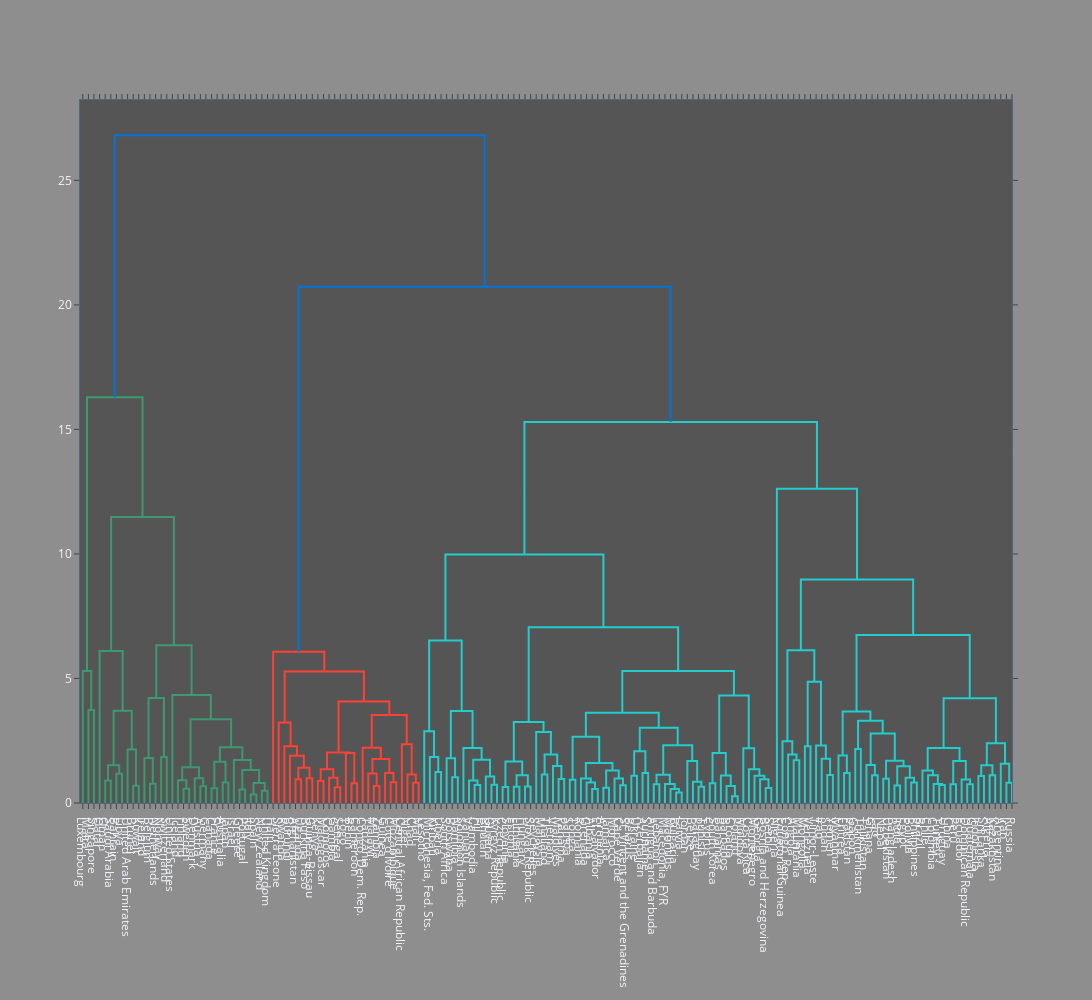

Notebook code cell kept with this figure:
### Code cell
fig = ff.create_dendrogram(X,
                           labels=X.index,
                           linkagefun=lambda x: linkage(x, method='ward'))
fig.update_layout(width=1200, height=1000)
fig.show()

### Figure 1 — Plotly figure (JSON) as saved in the notebook; plotly's stock layout.template omitted (floating-point values rounded to 4 significant figures; data arrays with more than 128 entries replaced by an {"elided": "..."} marker saying what was removed)
{"data": [{"hoverinfo": "text", "marker": {"color": "rgb(61,153,112)"}, "mode": "lines", "type": "scatter", "x": [15, 15, 25, 25], "xaxis": "x", "y": [0, 3.736, 3.736, 0], "yaxis": "y"}, {"hoverinfo": "text", "marker": {"color": "rgb(61,153,112)"}, "mode": "lines", "type": "scatter", "x": [5, 5, 20, 20], "xaxis": "x", "y": [0, 5.296, 5.296, 3.736], "yaxis": "y"}, {"hoverinfo": "text", "marker": {"color": "rgb(61,153,112)"}, "mode": "lines", "type": "scatter", "x": [45, 45, 55, 55], "xaxis": "x", "y": [0, 0.9043, 0.9043, 0], "yaxis": "y"}, {"hoverinfo": "text", "marker": {"color": "rgb(61,153,112)"}, "mode": "lines", "type": "scatter", "x": [65, 65, 75, 75], "xaxis": "x", "y": [0, 1.17, 1.17, 0], "yaxis": "y"}, {"hoverinfo": "text", "marker": {"color": "rgb(61,153,112)"}, "mode": "lines", "type": "scatter", "x": [50, 50, 70, 70], "xaxis": "x", "y": [0.9043, 1.518, 1.518, 1.17], "yaxis": "y"}, {"hoverinfo": "text", "marker": {"color": "rgb(61,153,112)"}, "mode": "lines", "type": "scatter", "x": [95, 95, 105, 105], "xaxis": "x", "y": [0, 0.6884, 0.6884, 0], "yaxis": "y"}, {"hoverinfo": "text", "marker": {"color": "rgb(61,153,112)"}, "mode": "lines", "type": "scatter", "x": [85, 85, 100, 100], "xaxis": "x", "y": [0, 2.152, 2.152, 0.6884], "yaxis": "y"}, {"hoverinfo": "text", "marker": {"color": "rgb(61,153,112)"}, "mode": "lines", "type": "scatter", "x": [60, 60, 92.5, 92.5], "xaxis": "x", "y": [1.518, 3.701, 3.701, 2.152], "yaxis": "y"}, {"hoverinfo": "text", "marker": {"color": "rgb(61,153,112)"}, "mode": "lines", "type": "scatter", "x": [35, 35, 76.25, 76.25], "xaxis": "x", "y": [0, 6.101, 6.101, 3.701], "yaxis": "y"}, {"hoverinfo": "text", "marker": {"color": "rgb(61,153,112)"}, "mode": "lines", "type": "scatter", "x": [125, 125, 135, 135], "xaxis": "x", "y": [0, 0.7772, 0.7772, 0], "yaxis": "y"}, {"hoverinfo": "text", "marker": {"color": "rgb(61,153,112)"}, "mode": "lines", "type": "scatter", "x": [115, 115, 130, 130], "xaxis": "x", "y": [0, 1.809, 1.809, 0.7772], "yaxis": "y"}, {"hoverinfo": "text", "marker": {"color": "rgb(61,153,112)"}, "mode": "lines", "type": "scatter", "x": [145, 145, 155, 155], "xaxis": "x", "y": [0, 1.85, 1.85, 0], "yaxis": "y"}, {"hoverinfo": "text", "marker": {"color": "rgb(61,153,112)"}, "mode": "lines", "type": "scatter", "x": [122.5, 122.5, 150, 150], "xaxis": "x", "y": [1.809, 4.22, 4.22, 1.85], "yaxis": "y"}, {"hoverinfo": "text", "marker": {"color": "rgb(61,153,112)"}, "mode": "lines", "type": "scatter", "x": [185, 185, 195, 195], "xaxis": "x", "y": [0, 0.5688, 0.5688, 0], "yaxis": "y"}, {"hoverinfo": "text", "marker": {"color": "rgb(61,153,112)"}, "mode": "lines", "type": "scatter", "x": [175, 175, 190, 190], "xaxis": "x", "y": [0, 0.9156, 0.9156, 0.5688], "yaxis": "y"}, {"hoverinfo": "text", "marker": {"color": "rgb(61,153,112)"}, "mode": "lines", "type": "scatter", "x": [215, 215, 225, 225], "xaxis": "x", "y": [0, 0.6748, 0.6748, 0], "yaxis": "y"}, {"hoverinfo": "text", "marker": {"color": "rgb(61,153,112)"}, "mode": "lines", "type": "scatter", "x": [205, 205, 220, 220], "xaxis": "x", "y": [0, 0.9961, 0.9961, 0.6748], "yaxis": "y"}, {"hoverinfo": "text", "marker": {"color": "rgb(61,153,112)"}, "mode": "lines", "type": "scatter", "x": [182.5, 182.5, 212.5, 212.5], "xaxis": "x", "y": [0.9156, 1.436, 1.436, 0.9961], "yaxis": "y"}, {"hoverinfo": "text", "marker": {"color": "rgb(61,153,112)"}, "mode": "lines", "type": "scatter", "x": [235, 235, 245, 245], "xaxis": "x", "y": [0, 0.5903, 0.5903, 0], "yaxis": "y"}, {"hoverinfo": "text", "marker": {"color": "rgb(61,153,112)"}, "mode": "lines", "type": "scatter", "x": [255, 255, 265, 265], "xaxis": "x", "y": [0, 0.8187, 0.8187, 0], "yaxis": "y"}, {"hoverinfo": "text", "marker": {"color": "rgb(61,153,112)"}, "mode": "lines", "type": "scatter", "x": [240, 240, 260, 260], "xaxis": "x", "y": [0.5903, 1.652, 1.652, 0.8187], "yaxis": "y"}, {"hoverinfo": "text", "marker": {"color": "rgb(61,153,112)"}, "mode": "lines", "type": "scatter", "x": [285, 285, 295, 295], "xaxis": "x", "y": [0, 0.5441, 0.5441, 0], "yaxis": "y"}, {"hoverinfo": "text", "marker": {"color": "rgb(61,153,112)"}, "mode": "lines", "type": "scatter", "x": [305, 305, 315, 315], "xaxis": "x", "y": [0, 0.3459, 0.3459, 0], "yaxis": "y"}, {"hoverinfo": "text", "marker": {"color": "rgb(61,153,112)"}, "mode": "lines", "type": "scatter", "x": [325, 325, 335, 335], "xaxis": "x", "y": [0, 0.4943, 0.4943, 0], "yaxis": "y"}, {"hoverinfo": "text", "marker": {"color": "rgb(61,153,112)"}, "mode": "lines", "type": "scatter", "x": [310, 310, 330, 330], "xaxis": "x", "y": [0.3459, 0.8, 0.8, 0.4943], "yaxis": "y"}, {"hoverinfo": "text", "marker": {"color": "rgb(61,153,112)"}, "mode": "lines", "type": "scatter", "x": [290, 290, 320, 320], "xaxis": "x", "y": [0.5441, 1.32, 1.32, 0.8], "yaxis": "y"}, {"hoverinfo": "text", "marker": {"color": "rgb(61,153,112)"}, "mode": "lines", "type": "scatter", "x": [275, 275, 305, 305], "xaxis": "x", "y": [0, 1.731, 1.731, 1.32], "yaxis": "y"}, {"hoverinfo": "text", "marker": {"color": "rgb(61,153,112)"}, "mode": "lines", "type": "scatter", "x": [250, 250, 290, 290], "xaxis": "x", "y": [1.652, 2.243, 2.243, 1.731], "yaxis": "y"}, {"hoverinfo": "text", "marker": {"color": "rgb(61,153,112)"}, "mode": "lines", "type": "scatter", "x": [197.5, 197.5, 270, 270], "xaxis": "x", "y": [1.436, 3.365, 3.365, 2.243], "yaxis": "y"}, {"hoverinfo": "text", "marker": {"color": "rgb(61,153,112)"}, "mode": "lines", "type": "scatter", "x": [165, 165, 233.8, 233.8], "xaxis": "x", "y": [0, 4.338, 4.338, 3.365], "yaxis": "y"}, {"hoverinfo": "text", "marker": {"color": "rgb(61,153,112)"}, "mode": "lines", "type": "scatter", "x": [136.2, 136.2, 199.4, 199.4], "xaxis": "x", "y": [4.22, 6.337, 6.337, 4.338], "yaxis": "y"}, {"hoverinfo": "text", "marker": {"color": "rgb(61,153,112)"}, "mode": "lines", "type": "scatter", "x": [55.62, 55.62, 167.8, 167.8], "xaxis": "x", "y": [6.101, 11.48, 11.48, 6.337], "yaxis": "y"}, {"hoverinfo": "text", "marker": {"color": "rgb(61,153,112)"}, "mode": "lines", "type": "scatter", "x": [12.5, 12.5, 111.7, 111.7], "xaxis": "x", "y": [5.296, 16.29, 16.29, 11.48], "yaxis": "y"}, {"hoverinfo": "text", "marker": {"color": "rgb(255,65,54)"}, "mode": "lines", "type": "scatter", "x": [385, 385, 395, 395], "xaxis": "x", "y": [0, 0.9555, 0.9555, 0], "yaxis": "y"}, {"hoverinfo": "text", "marker": {"color": "rgb(255,65,54)"}, "mode": "lines", "type": "scatter", "x": [405, 405, 415, 415], "xaxis": "x", "y": [0, 0.9946, 0.9946, 0], "yaxis": "y"}, {"hoverinfo": "text", "marker": {"color": "rgb(255,65,54)"}, "mode": "lines", "type": "scatter", "x": [390, 390, 410, 410], "xaxis": "x", "y": [0.9555, 1.416, 1.416, 0.9946], "yaxis": "y"}, {"hoverinfo": "text", "marker": {"color": "rgb(255,65,54)"}, "mode": "lines", "type": "scatter", "x": [375, 375, 400, 400], "xaxis": "x", "y": [0, 1.894, 1.894, 1.416], "yaxis": "y"}, {"hoverinfo": "text", "marker": {"color": "rgb(255,65,54)"}, "mode": "lines", "type": "scatter", "x": [365, 365, 387.5, 387.5], "xaxis": "x", "y": [0, 2.275, 2.275, 1.894], "yaxis": "y"}, {"hoverinfo": "text", "marker": {"color": "rgb(255,65,54)"}, "mode": "lines", "type": "scatter", "x": [355, 355, 376.2, 376.2], "xaxis": "x", "y": [0, 3.232, 3.232, 2.275], "yaxis": "y"}, {"hoverinfo": "text", "marker": {"color": "rgb(255,65,54)"}, "mode": "lines", "type": "scatter", "x": [425, 425, 435, 435], "xaxis": "x", "y": [0, 0.8871, 0.8871, 0], "yaxis": "y"}, {"hoverinfo": "text", "marker": {"color": "rgb(255,65,54)"}, "mode": "lines", "type": "scatter", "x": [455, 455, 465, 465], "xaxis": "x", "y": [0, 0.6275, 0.6275, 0], "yaxis": "y"}, {"hoverinfo": "text", "marker": {"color": "rgb(255,65,54)"}, "mode": "lines", "type": "scatter", "x": [445, 445, 460, 460], "xaxis": "x", "y": [0, 1.017, 1.017, 0.6275], "yaxis": "y"}, {"hoverinfo": "text", "marker": {"color": "rgb(255,65,54)"}, "mode": "lines", "type": "scatter", "x": [430, 430, 452.5, 452.5], "xaxis": "x", "y": [0.8871, 1.359, 1.359, 1.017], "yaxis": "y"}, {"hoverinfo": "text", "marker": {"color": "rgb(255,65,54)"}, "mode": "lines", "type": "scatter", "x": [485, 485, 495, 495], "xaxis": "x", "y": [0, 0.7914, 0.7914, 0], "yaxis": "y"}, {"hoverinfo": "text", "marker": {"color": "rgb(255,65,54)"}, "mode": "lines", "type": "scatter", "x": [475, 475, 490, 490], "xaxis": "x", "y": [0, 2.005, 2.005, 0.7914], "yaxis": "y"}, {"hoverinfo": "text", "marker": {"color": "rgb(255,65,54)"}, "mode": "lines", "type": "scatter", "x": [441.2, 441.2, 482.5, 482.5], "xaxis": "x", "y": [1.359, 2.025, 2.025, 2.005], "yaxis": "y"}, {"hoverinfo": "text", "marker": {"color": "rgb(255,65,54)"}, "mode": "lines", "type": "scatter", "x": [525, 525, 535, 535], "xaxis": "x", "y": [0, 0.6818, 0.6818, 0], "yaxis": "y"}, {"hoverinfo": "text", "marker": {"color": "rgb(255,65,54)"}, "mode": "lines", "type": "scatter", "x": [515, 515, 530, 530], "xaxis": "x", "y": [0, 1.183, 1.183, 0.6818], "yaxis": "y"}, {"hoverinfo": "text", "marker": {"color": "rgb(255,65,54)"}, "mode": "lines", "type": "scatter", "x": [555, 555, 565, 565], "xaxis": "x", "y": [0, 0.8366, 0.8366, 0], "yaxis": "y"}, {"hoverinfo": "text", "marker": {"color": "rgb(255,65,54)"}, "mode": "lines", "type": "scatter", "x": [545, 545, 560, 560], "xaxis": "x", "y": [0, 1.208, 1.208, 0.8366], "yaxis": "y"}, {"hoverinfo": "text", "marker": {"color": "rgb(255,65,54)"}, "mode": "lines", "type": "scatter", "x": [522.5, 522.5, 552.5, 552.5], "xaxis": "x", "y": [1.183, 1.766, 1.766, 1.208], "yaxis": "y"}, {"hoverinfo": "text", "marker": {"color": "rgb(255,65,54)"}, "mode": "lines", "type": "scatter", "x": [505, 505, 537.5, 537.5], "xaxis": "x", "y": [0, 2.216, 2.216, 1.766], "yaxis": "y"}, {"hoverinfo": "text", "marker": {"color": "rgb(255,65,54)"}, "mode": "lines", "type": "scatter", "x": [595, 595, 605, 605], "xaxis": "x", "y": [0, 0.8168, 0.8168, 0], "yaxis": "y"}, {"hoverinfo": "text", "marker": {"color": "rgb(255,65,54)"}, "mode": "lines", "type": "scatter", "x": [585, 585, 600, 600], "xaxis": "x", "y": [0, 1.143, 1.143, 0.8168], "yaxis": "y"}, {"hoverinfo": "text", "marker": {"color": "rgb(255,65,54)"}, "mode": "lines", "type": "scatter", "x": [575, 575, 592.5, 592.5], "xaxis": "x", "y": [0, 2.361, 2.361, 1.143], "yaxis": "y"}, {"hoverinfo": "text", "marker": {"color": "rgb(255,65,54)"}, "mode": "lines", "type": "scatter", "x": [521.2, 521.2, 583.8, 583.8], "xaxis": "x", "y": [2.216, 3.536, 3.536, 2.361], "yaxis": "y"}, {"hoverinfo": "text", "marker": {"color": "rgb(255,65,54)"}, "mode": "lines", "type": "scatter", "x": [461.9, 461.9, 552.5, 552.5], "xaxis": "x", "y": [2.025, 4.071, 4.071, 3.536], "yaxis": "y"}, {"hoverinfo": "text", "marker": {"color": "rgb(255,65,54)"}, "mode": "lines", "type": "scatter", "x": [365.6, 365.6, 507.2, 507.2], "xaxis": "x", "y": [3.232, 5.281, 5.281, 4.071], "yaxis": "y"}, {"hoverinfo": "text", "marker": {"color": "rgb(255,65,54)"}, "mode": "lines", "type": "scatter", "x": [345, 345, 436.4, 436.4], "xaxis": "x", "y": [0, 6.073, 6.073, 5.281], "yaxis": "y"}, {"hoverinfo": "text", "marker": {"color": "rgb(35,205,205)"}, "mode": "lines", "type": "scatter", "x": [635, 635, 645, 645], "xaxis": "x", "y": [0, 1.246, 1.246, 0], "yaxis": "y"}, {"hoverinfo": "text", "marker": {"color": "rgb(35,205,205)"}, "mode": "lines", "type": "scatter", "x": [625, 625, 640, 640], "xaxis": "x", "y": [0, 1.851, 1.851, 1.246], "yaxis": "y"}, {"hoverinfo": "text", "marker": {"color": "rgb(35,205,205)"}, "mode": "lines", "type": "scatter", "x": [615, 615, 632.5, 632.5], "xaxis": "x", "y": [0, 2.881, 2.881, 1.851], "yaxis": "y"}, {"hoverinfo": "text", "marker": {"color": "rgb(35,205,205)"}, "mode": "lines", "type": "scatter", "x": [665, 665, 675, 675], "xaxis": "x", "y": [0, 1.036, 1.036, 0], "yaxis": "y"}, {"hoverinfo": "text", "marker": {"color": "rgb(35,205,205)"}, "mode": "lines", "type": "scatter", "x": [655, 655, 670, 670], "xaxis": "x", "y": [0, 1.794, 1.794, 1.036], "yaxis": "y"}, {"hoverinfo": "text", "marker": {"color": "rgb(35,205,205)"}, "mode": "lines", "type": "scatter", "x": [705, 705, 715, 715], "xaxis": "x", "y": [0, 0.7228, 0.7228, 0], "yaxis": "y"}, {"hoverinfo": "text", "marker": {"color": "rgb(35,205,205)"}, "mode": "lines", "type": "scatter", "x": [695, 695, 710, 710], "xaxis": "x", "y": [0, 0.9076, 0.9076, 0.7228], "yaxis": "y"}, {"hoverinfo": "text", "marker": {"color": "rgb(35,205,205)"}, "mode": "lines", "type": "scatter", "x": [735, 735, 745, 745], "xaxis": "x", "y": [0, 0.7371, 0.7371, 0], "yaxis": "y"}, {"hoverinfo": "text", "marker": {"color": "rgb(35,205,205)"}, "mode": "lines", "type": "scatter", "x": [725, 725, 740, 740], "xaxis": "x", "y": [0, 1.063, 1.063, 0.7371], "yaxis": "y"}, {"hoverinfo": "text", "marker": {"color": "rgb(35,205,205)"}, "mode": "lines", "type": "scatter", "x": [702.5, 702.5, 732.5, 732.5], "xaxis": "x", "y": [0.9076, 1.74, 1.74, 1.063], "yaxis": "y"}, {"hoverinfo": "text", "marker": {"color": "rgb(35,205,205)"}, "mode": "lines", "type": "scatter", "x": [685, 685, 717.5, 717.5], "xaxis": "x", "y": [0, 2.205, 2.205, 1.74], "yaxis": "y"}, {"hoverinfo": "text", "marker": {"color": "rgb(35,205,205)"}, "mode": "lines", "type": "scatter", "x": [662.5, 662.5, 701.2, 701.2], "xaxis": "x", "y": [1.794, 3.697, 3.697, 2.205], "yaxis": "y"}, {"hoverinfo": "text", "marker": {"color": "rgb(35,205,205)"}, "mode": "lines", "type": "scatter", "x": [623.8, 623.8, 681.9, 681.9], "xaxis": "x", "y": [2.881, 6.523, 6.523, 3.697], "yaxis": "y"}, {"hoverinfo": "text", "marker": {"color": "rgb(35,205,205)"}, "mode": "lines", "type": "scatter", "x": [755, 755, 765, 765], "xaxis": "x", "y": [0, 0.6399, 0.6399, 0], "yaxis": "y"}, {"hoverinfo": "text", "marker": {"color": "rgb(35,205,205)"}, "mode": "lines", "type": "scatter", "x": [775, 775, 785, 785], "xaxis": "x", "y": [0, 0.6495, 0.6495, 0], "yaxis": "y"}, {"hoverinfo": "text", "marker": {"color": "rgb(35,205,205)"}, "mode": "lines", "type": "scatter", "x": [795, 795, 805, 805], "xaxis": "x", "y": [0, 0.6673, 0.6673, 0], "yaxis": "y"}, {"hoverinfo": "text", "marker": {"color": "rgb(35,205,205)"}, "mode": "lines", "type": "scatter", "x": [780, 780, 800, 800], "xaxis": "x", "y": [0.6495, 1.109, 1.109, 0.6673], "yaxis": "y"}, {"hoverinfo": "text", "marker": {"color": "rgb(35,205,205)"}, "mode": "lines", "type": "scatter", "x": [760, 760, 790, 790], "xaxis": "x", "y": [0.6399, 1.663, 1.663, 1.109], "yaxis": "y"}, {"hoverinfo": "text", "marker": {"color": "rgb(35,205,205)"}, "mode": "lines", "type": "scatter", "x": [825, 825, 835, 835], "xaxis": "x", "y": [0, 1.145, 1.145, 0], "yaxis": "y"}, {"hoverinfo": "text", "marker": {"color": "rgb(35,205,205)"}, "mode": "lines", "type": "scatter", "x": [855, 855, 865, 865], "xaxis": "x", "y": [0, 0.9685, 0.9685, 0], "yaxis": "y"}, {"hoverinfo": "text", "marker": {"color": "rgb(35,205,205)"}, "mode": "lines", "type": "scatter", "x": [845, 845, 860, 860], "xaxis": "x", "y": [0, 1.488, 1.488, 0.9685], "yaxis": "y"}, {"hoverinfo": "text", "marker": {"color": "rgb(35,205,205)"}, "mode": "lines", "type": "scatter", "x": [830, 830, 852.5, 852.5], "xaxis": "x", "y": [1.145, 1.943, 1.943, 1.488], "yaxis": "y"}, {"hoverinfo": "text", "marker": {"color": "rgb(35,205,205)"}, "mode": "lines", "type": "scatter", "x": [815, 815, 841.2, 841.2], "xaxis": "x", "y": [0, 2.848, 2.848, 1.943], "yaxis": "y"}, {"hoverinfo": "text", "marker": {"color": "rgb(35,205,205)"}, "mode": "lines", "type": "scatter", "x": [775, 775, 828.1, 828.1], "xaxis": "x", "y": [1.663, 3.248, 3.248, 2.848], "yaxis": "y"}, {"hoverinfo": "text", "marker": {"color": "rgb(35,205,205)"}, "mode": "lines", "type": "scatter", "x": [875, 875, 885, 885], "xaxis": "x", "y": [0, 0.9372, 0.9372, 0], "yaxis": "y"}, {"hoverinfo": "text", "marker": {"color": "rgb(35,205,205)"}, "mode": "lines", "type": "scatter", "x": [915, 915, 925, 925], "xaxis": "x", "y": [0, 0.5595, 0.5595, 0], "yaxis": "y"}, {"hoverinfo": "text", "marker": {"color": "rgb(35,205,205)"}, "mode": "lines", "type": "scatter", "x": [905, 905, 920, 920], "xaxis": "x", "y": [0, 0.8212, 0.8212, 0.5595], "yaxis": "y"}, {"hoverinfo": "text", "marker": {"color": "rgb(35,205,205)"}, "mode": "lines", "type": "scatter", "x": [895, 895, 912.5, 912.5], "xaxis": "x", "y": [0, 0.9842, 0.9842, 0.8212], "yaxis": "y"}, {"hoverinfo": "text", "marker": {"color": "rgb(35,205,205)"}, "mode": "lines", "type": "scatter", "x": [935, 935, 945, 945], "xaxis": "x", "y": [0, 0.6134, 0.6134, 0], "yaxis": "y"}, {"hoverinfo": "text", "marker": {"color": "rgb(35,205,205)"}, "mode": "lines", "type": "scatter", "x": [965, 965, 975, 975], "xaxis": "x", "y": [0, 0.7082, 0.7082, 0], "yaxis": "y"}, {"hoverinfo": "text", "marker": {"color": "rgb(35,205,205)"}, "mode": "lines", "type": "scatter", "x": [955, 955, 970, 970], "xaxis": "x", "y": [0, 0.9858, 0.9858, 0.7082], "yaxis": "y"}, {"hoverinfo": "text", "marker": {"color": "rgb(35,205,205)"}, "mode": "lines", "type": "scatter", "x": [940, 940, 962.5, 962.5], "xaxis": "x", "y": [0.6134, 1.304, 1.304, 0.9858], "yaxis": "y"}, {"hoverinfo": "text", "marker": {"color": "rgb(35,205,205)"}, "mode": "lines", "type": "scatter", "x": [903.8, 903.8, 951.2, 951.2], "xaxis": "x", "y": [0.9842, 1.608, 1.608, 1.304], "yaxis": "y"}, {"hoverinfo": "text", "marker": {"color": "rgb(35,205,205)"}, "mode": "lines", "type": "scatter", "x": [880, 880, 927.5, 927.5], "xaxis": "x", "y": [0.9372, 2.659, 2.659, 1.608], "yaxis": "y"}, {"hoverinfo": "text", "marker": {"color": "rgb(35,205,205)"}, "mode": "lines", "type": "scatter", "x": [985, 985, 995, 995], "xaxis": "x", "y": [0, 1.093, 1.093, 0], "yaxis": "y"}, {"hoverinfo": "text", "marker": {"color": "rgb(35,205,205)"}, "mode": "lines", "type": "scatter", "x": [1005, 1005, 1015, 1015], "xaxis": "x", "y": [0, 1.204, 1.204, 0], "yaxis": "y"}, {"hoverinfo": "text", "marker": {"color": "rgb(35,205,205)"}, "mode": "lines", "type": "scatter", "x": [990, 990, 1010, 1010], "xaxis": "x", "y": [1.093, 2.077, 2.077, 1.204], "yaxis": "y"}, {"hoverinfo": "text", "marker": {"color": "rgb(35,205,205)"}, "mode": "lines", "type": "scatter", "x": [1025, 1025, 1035, 1035], "xaxis": "x", "y": [0, 0.7504, 0.7504, 0], "yaxis": "y"}, {"hoverinfo": "text", "marker": {"color": "rgb(35,205,205)"}, "mode": "lines", "type": "scatter", "x": [1065, 1065, 1075, 1075], "xaxis": "x", "y": [0, 0.4231, 0.4231, 0], "yaxis": "y"}, {"hoverinfo": "text", "marker": {"color": "rgb(35,205,205)"}, "mode": "lines", "type": "scatter", "x": [1055, 1055, 1070, 1070], "xaxis": "x", "y": [0, 0.5588, 0.5588, 0.4231], "yaxis": "y"}, {"hoverinfo": "text", "marker": {"color": "rgb(35,205,205)"}, "mode": "lines", "type": "scatter", "x": [1045, 1045, 1062.0, 1062.0], "xaxis": "x", "y": [0, 0.7604, 0.7604, 0.5588], "yaxis": "y"}, {"hoverinfo": "text", "marker": {"color": "rgb(35,205,205)"}, "mode": "lines", "type": "scatter", "x": [1030, 1030, 1054.0, 1054.0], "xaxis": "x", "y": [0.7504, 1.137, 1.137, 0.7604], "yaxis": "y"}, {"hoverinfo": "text", "marker": {"color": "rgb(35,205,205)"}, "mode": "lines", "type": "scatter", "x": [1105, 1105, 1115, 1115], "xaxis": "x", "y": [0, 0.6514, 0.6514, 0], "yaxis": "y"}, {"hoverinfo": "text", "marker": {"color": "rgb(35,205,205)"}, "mode": "lines", "type": "scatter", "x": [1095, 1095, 1110, 1110], "xaxis": "x", "y": [0, 0.8536, 0.8536, 0.6514], "yaxis": "y"}, {"hoverinfo": "text", "marker": {"color": "rgb(35,205,205)"}, "mode": "lines", "type": "scatter", "x": [1085, 1085, 1102.0, 1102.0], "xaxis": "x", "y": [0, 1.688, 1.688, 0.8536], "yaxis": "y"}, {"hoverinfo": "text", "marker": {"color": "rgb(35,205,205)"}, "mode": "lines", "type": "scatter", "x": [1042.0, 1042.0, 1094.0, 1094.0], "xaxis": "x", "y": [1.137, 2.318, 2.318, 1.688], "yaxis": "y"}, {"hoverinfo": "text", "marker": {"color": "rgb(35,205,205)"}, "mode": "lines", "type": "scatter", "x": [1000, 1000, 1068.0, 1068.0], "xaxis": "x", "y": [2.077, 3.025, 3.025, 2.318], "yaxis": "y"}, {"hoverinfo": "text", "marker": {"color": "rgb(35,205,205)"}, "mode": "lines", "type": "scatter", "x": [903.8, 903.8, 1034.0, 1034.0], "xaxis": "x", "y": [2.659, 3.625, 3.625, 3.025], "yaxis": "y"}, {"hoverinfo": "text", "marker": {"color": "rgb(35,205,205)"}, "mode": "lines", "type": "scatter", "x": [1125, 1125, 1135, 1135], "xaxis": "x", "y": [0, 0.7945, 0.7945, 0], "yaxis": "y"}, {"hoverinfo": "text", "marker": {"color": "rgb(35,205,205)"}, "mode": "lines", "type": "scatter", "x": [1165, 1165, 1175, 1175], "xaxis": "x", "y": [0, 0.2705, 0.2705, 0], "yaxis": "y"}, {"hoverinfo": "text", "marker": {"color": "rgb(35,205,205)"}, "mode": "lines", "type": "scatter", "x": [1155, 1155, 1170, 1170], "xaxis": "x", "y": [0, 0.6837, 0.6837, 0.2705], "yaxis": "y"}, {"hoverinfo": "text", "marker": {"color": "rgb(35,205,205)"}, "mode": "lines", "type": "scatter", "x": [1145, 1145, 1162.0, 1162.0], "xaxis": "x", "y": [0, 1.099, 1.099, 0.6837], "yaxis": "y"}, {"hoverinfo": "text", "marker": {"color": "rgb(35,205,205)"}, "mode": "lines", "type": "scatter", "x": [1130, 1130, 1154.0, 1154.0], "xaxis": "x", "y": [0.7945, 2.01, 2.01, 1.099], "yaxis": "y"}, {"hoverinfo": "text", "marker": {"color": "rgb(35,205,205)"}, "mode": "lines", "type": "scatter", "x": [1225, 1225, 1235, 1235], "xaxis": "x", "y": [0, 0.6046, 0.6046, 0], "yaxis": "y"}, {"hoverinfo": "text", "marker": {"color": "rgb(35,205,205)"}, "mode": "lines", "type": "scatter", "x": [1215, 1215, 1230, 1230], "xaxis": "x", "y": [0, 0.9522, 0.9522, 0.6046], "yaxis": "y"}, {"hoverinfo": "text", "marker": {"color": "rgb(35,205,205)"}, "mode": "lines", "type": "scatter", "x": [1205, 1205, 1222.0, 1222.0], "xaxis": "x", "y": [0, 1.094, 1.094, 0.9522], "yaxis": "y"}, {"hoverinfo": "text", "marker": {"color": "rgb(35,205,205)"}, "mode": "lines", "type": "scatter", "x": [1195, 1195, 1214.0, 1214.0], "xaxis": "x", "y": [0, 1.357, 1.357, 1.094], "yaxis": "y"}, {"hoverinfo": "text", "marker": {"color": "rgb(35,205,205)"}, "mode": "lines", "type": "scatter", "x": [1185, 1185, 1204.0, 1204.0], "xaxis": "x", "y": [0, 2.194, 2.194, 1.357], "yaxis": "y"}, {"hoverinfo": "text", "marker": {"color": "rgb(35,205,205)"}, "mode": "lines", "type": "scatter", "x": [1142.0, 1142.0, 1195.0, 1195.0], "xaxis": "x", "y": [2.01, 4.312, 4.312, 2.194], "yaxis": "y"}, {"hoverinfo": "text", "marker": {"color": "rgb(35,205,205)"}, "mode": "lines", "type": "scatter", "x": [968.8, 968.8, 1168.0, 1168.0], "xaxis": "x", "y": [3.625, 5.296, 5.296, 4.312], "yaxis": "y"}, {"hoverinfo": "text", "marker": {"color": "rgb(35,205,205)"}, "mode": "lines", "type": "scatter", "x": [801.6, 801.6, 1069.0, 1069.0], "xaxis": "x", "y": [3.248, 7.058, 7.058, 5.296], "yaxis": "y"}, {"hoverinfo": "text", "marker": {"color": "rgb(35,205,205)"}, "mode": "lines", "type": "scatter", "x": [652.8, 652.8, 935.1, 935.1], "xaxis": "x", "y": [6.523, 9.978, 9.978, 7.058], "yaxis": "y"}, {"hoverinfo": "text", "marker": {"color": "rgb(35,205,205)"}, "mode": "lines", "type": "scatter", "x": [1275, 1275, 1285, 1285], "xaxis": "x", "y": [0, 1.72, 1.72, 0], "yaxis": "y"}, {"hoverinfo": "text", "marker": {"color": "rgb(35,205,205)"}, "mode": "lines", "type": "scatter", "x": [1265, 1265, 1280, 1280], "xaxis": "x", "y": [0, 1.95, 1.95, 1.72], "yaxis": "y"}, {"hoverinfo": "text", "marker": {"color": "rgb(35,205,205)"}, "mode": "lines", "type": "scatter", "x": [1255, 1255, 1272.0, 1272.0], "xaxis": "x", "y": [0, 2.481, 2.481, 1.95], "yaxis": "y"}, {"hoverinfo": "text", "marker": {"color": "rgb(35,205,205)"}, "mode": "lines", "type": "scatter", "x": [1295, 1295, 1305, 1305], "xaxis": "x", "y": [0, 2.283, 2.283, 0], "yaxis": "y"}, {"hoverinfo": "text", "marker": {"color": "rgb(35,205,205)"}, "mode": "lines", "type": "scatter", "x": [1335, 1335, 1345, 1345], "xaxis": "x", "y": [0, 1.125, 1.125, 0], "yaxis": "y"}, {"hoverinfo": "text", "marker": {"color": "rgb(35,205,205)"}, "mode": "lines", "type": "scatter", "x": [1325, 1325, 1340, 1340], "xaxis": "x", "y": [0, 1.778, 1.778, 1.125], "yaxis": "y"}, {"hoverinfo": "text", "marker": {"color": "rgb(35,205,205)"}, "mode": "lines", "type": "scatter", "x": [1315, 1315, 1332.0, 1332.0], "xaxis": "x", "y": [0, 2.309, 2.309, 1.778], "yaxis": "y"}, {"hoverinfo": "text", "marker": {"color": "rgb(35,205,205)"}, "mode": "lines", "type": "scatter", "x": [1300, 1300, 1324.0, 1324.0], "xaxis": "x", "y": [2.283, 4.871, 4.871, 2.309], "yaxis": "y"}, {"hoverinfo": "text", "marker": {"color": "rgb(35,205,205)"}, "mode": "lines", "type": "scatter", "x": [1264.0, 1264.0, 1312.0, 1312.0], "xaxis": "x", "y": [2.481, 6.132, 6.132, 4.871], "yaxis": "y"}, {"hoverinfo": "text", "marker": {"color": "rgb(35,205,205)"}, "mode": "lines", "type": "scatter", "x": [1365, 1365, 1375, 1375], "xaxis": "x", "y": [0, 1.202, 1.202, 0], "yaxis": "y"}, {"hoverinfo": "text", "marker": {"color": "rgb(35,205,205)"}, "mode": "lines", "type": "scatter", "x": [1355, 1355, 1370, 1370], "xaxis": "x", "y": [0, 1.905, 1.905, 1.202], "yaxis": "y"}, {"hoverinfo": "text", "marker": {"color": "rgb(35,205,205)"}, "mode": "lines", "type": "scatter", "x": [1385, 1385, 1395, 1395], "xaxis": "x", "y": [0, 2.168, 2.168, 0], "yaxis": "y"}, {"hoverinfo": "text", "marker": {"color": "rgb(35,205,205)"}, "mode": "lines", "type": "scatter", "x": [1415, 1415, 1425, 1425], "xaxis": "x", "y": [0, 1.109, 1.109, 0], "yaxis": "y"}, {"hoverinfo": "text", "marker": {"color": "rgb(35,205,205)"}, "mode": "lines", "type": "scatter", "x": [1405, 1405, 1420, 1420], "xaxis": "x", "y": [0, 1.523, 1.523, 1.109], "yaxis": "y"}, {"hoverinfo": "text", "marker": {"color": "rgb(35,205,205)"}, "mode": "lines", "type": "scatter", "x": [1435, 1435, 1445, 1445], "xaxis": "x", "y": [0, 0.9712, 0.9712, 0], "yaxis": "y"}, {"hoverinfo": "text", "marker": {"color": "rgb(35,205,205)"}, "mode": "lines", "type": "scatter", "x": [1455, 1455, 1465, 1465], "xaxis": "x", "y": [0, 0.705, 0.705, 0], "yaxis": "y"}, {"hoverinfo": "text", "marker": {"color": "rgb(35,205,205)"}, "mode": "lines", "type": "scatter", "x": [1485, 1485, 1495, 1495], "xaxis": "x", "y": [0, 0.8206, 0.8206, 0], "yaxis": "y"}, {"hoverinfo": "text", "marker": {"color": "rgb(35,205,205)"}, "mode": "lines", "type": "scatter", "x": [1475, 1475, 1490, 1490], "xaxis": "x", "y": [0, 1.011, 1.011, 0.8206], "yaxis": "y"}, {"hoverinfo": "text", "marker": {"color": "rgb(35,205,205)"}, "mode": "lines", "type": "scatter", "x": [1460, 1460, 1482.0, 1482.0], "xaxis": "x", "y": [0.705, 1.481, 1.481, 1.011], "yaxis": "y"}, {"hoverinfo": "text", "marker": {"color": "rgb(35,205,205)"}, "mode": "lines", "type": "scatter", "x": [1440, 1440, 1471.0, 1471.0], "xaxis": "x", "y": [0.9712, 1.701, 1.701, 1.481], "yaxis": "y"}, {"hoverinfo": "text", "marker": {"color": "rgb(35,205,205)"}, "mode": "lines", "type": "scatter", "x": [1412.0, 1412.0, 1456.0, 1456.0], "xaxis": "x", "y": [1.523, 2.793, 2.793, 1.701], "yaxis": "y"}, {"hoverinfo": "text", "marker": {"color": "rgb(35,205,205)"}, "mode": "lines", "type": "scatter", "x": [1390, 1390, 1434.0, 1434.0], "xaxis": "x", "y": [2.168, 3.305, 3.305, 2.793], "yaxis": "y"}, {"hoverinfo": "text", "marker": {"color": "rgb(35,205,205)"}, "mode": "lines", "type": "scatter", "x": [1362.0, 1362.0, 1412.0, 1412.0], "xaxis": "x", "y": [1.905, 3.679, 3.679, 3.305], "yaxis": "y"}, {"hoverinfo": "text", "marker": {"color": "rgb(35,205,205)"}, "mode": "lines", "type": "scatter", "x": [1535, 1535, 1545, 1545], "xaxis": "x", "y": [0, 0.7256, 0.7256, 0], "yaxis": "y"}, {"hoverinfo": "text", "marker": {"color": "rgb(35,205,205)"}, "mode": "lines", "type": "scatter", "x": [1525, 1525, 1540, 1540], "xaxis": "x", "y": [0, 0.7613, 0.7613, 0.7256], "yaxis": "y"}, {"hoverinfo": "text", "marker": {"color": "rgb(35,205,205)"}, "mode": "lines", "type": "scatter", "x": [1515, 1515, 1532.0, 1532.0], "xaxis": "x", "y": [0, 1.116, 1.116, 0.7613], "yaxis": "y"}, {"hoverinfo": "text", "marker": {"color": "rgb(35,205,205)"}, "mode": "lines", "type": "scatter", "x": [1505, 1505, 1524.0, 1524.0], "xaxis": "x", "y": [0, 1.301, 1.301, 1.116], "yaxis": "y"}, {"hoverinfo": "text", "marker": {"color": "rgb(35,205,205)"}, "mode": "lines", "type": "scatter", "x": [1555, 1555, 1565, 1565], "xaxis": "x", "y": [0, 0.7537, 0.7537, 0], "yaxis": "y"}, {"hoverinfo": "text", "marker": {"color": "rgb(35,205,205)"}, "mode": "lines", "type": "scatter", "x": [1585, 1585, 1595, 1595], "xaxis": "x", "y": [0, 0.749, 0.749, 0], "yaxis": "y"}, {"hoverinfo": "text", "marker": {"color": "rgb(35,205,205)"}, "mode": "lines", "type": "scatter", "x": [1575, 1575, 1590, 1590], "xaxis": "x", "y": [0, 0.9438, 0.9438, 0.749], "yaxis": "y"}, {"hoverinfo": "text", "marker": {"color": "rgb(35,205,205)"}, "mode": "lines", "type": "scatter", "x": [1560, 1560, 1582.0, 1582.0], "xaxis": "x", "y": [0.7537, 1.685, 1.685, 0.9438], "yaxis": "y"}, {"hoverinfo": "text", "marker": {"color": "rgb(35,205,205)"}, "mode": "lines", "type": "scatter", "x": [1514.0, 1514.0, 1571.0, 1571.0], "xaxis": "x", "y": [1.301, 2.21, 2.21, 1.685], "yaxis": "y"}, {"hoverinfo": "text", "marker": {"color": "rgb(35,205,205)"}, "mode": "lines", "type": "scatter", "x": [1605, 1605, 1615, 1615], "xaxis": "x", "y": [0, 1.085, 1.085, 0], "yaxis": "y"}, {"hoverinfo": "text", "marker": {"color": "rgb(35,205,205)"}, "mode": "lines", "type": "scatter", "x": [1625, 1625, 1635, 1635], "xaxis": "x", "y": [0, 1.119, 1.119, 0], "yaxis": "y"}, {"hoverinfo": "text", "marker": {"color": "rgb(35,205,205)"}, "mode": "lines", "type": "scatter", "x": [1610, 1610, 1630, 1630], "xaxis": "x", "y": [1.085, 1.519, 1.519, 1.119], "yaxis": "y"}, {"hoverinfo": "text", "marker": {"color": "rgb(35,205,205)"}, "mode": "lines", "type": "scatter", "x": [1655, 1655, 1665, 1665], "xaxis": "x", "y": [0, 0.8152, 0.8152, 0], "yaxis": "y"}, {"hoverinfo": "text", "marker": {"color": "rgb(35,205,205)"}, "mode": "lines", "type": "scatter", "x": [1645, 1645, 1660, 1660], "xaxis": "x", "y": [0, 1.579, 1.579, 0.8152], "yaxis": "y"}, {"hoverinfo": "text", "marker": {"color": "rgb(35,205,205)"}, "mode": "lines", "type": "scatter", "x": [1620, 1620, 1652.0, 1652.0], "xaxis": "x", "y": [1.519, 2.396, 2.396, 1.579], "yaxis": "y"}, {"hoverinfo": "text", "marker": {"color": "rgb(35,205,205)"}, "mode": "lines", "type": "scatter", "x": [1543.0, 1543.0, 1636.0, 1636.0], "xaxis": "x", "y": [2.21, 4.202, 4.202, 2.396], "yaxis": "y"}, {"hoverinfo": "text", "marker": {"color": "rgb(35,205,205)"}, "mode": "lines", "type": "scatter", "x": [1387.0, 1387.0, 1590.0, 1590.0], "xaxis": "x", "y": [3.679, 6.749, 6.749, 4.202], "yaxis": "y"}, {"hoverinfo": "text", "marker": {"color": "rgb(35,205,205)"}, "mode": "lines", "type": "scatter", "x": [1288.0, 1288.0, 1488.0, 1488.0], "xaxis": "x", "y": [6.132, 8.971, 8.971, 6.749], "yaxis": "y"}, {"hoverinfo": "text", "marker": {"color": "rgb(35,205,205)"}, "mode": "lines", "type": "scatter", "x": [1245, 1245, 1388.0, 1388.0], "xaxis": "x", "y": [0, 12.62, 12.62, 8.971], "yaxis": "y"}, {"hoverinfo": "text", "marker": {"color": "rgb(35,205,205)"}, "mode": "lines", "type": "scatter", "x": [793.9, 793.9, 1317.0, 1317.0], "xaxis": "x", "y": [9.978, 15.29, 15.29, 12.62], "yaxis": "y"}, {"hoverinfo": "text", "marker": {"color": "rgb(0,116,217)"}, "mode": "lines", "type": "scatter", "x": [390.7, 390.7, 1055.0, 1055.0], "xaxis": "x", "y": [6.073, 20.73, 20.73, 15.29], "yaxis": "y"}, {"hoverinfo": "text", "marker": {"color": "rgb(0,116,217)"}, "mode": "lines", "type": "scatter", "x": [62.11, 62.11, 723.0, 723.0], "xaxis": "x", "y": [16.29, 26.82, 26.82, 20.73], "yaxis": "y"}], "layout": {"autosize": false, "height": 1000, "hovermode": "closest", "showlegend": false, "width": 1200, "xaxis": {"mirror": "allticks", "rangemode": "tozero", "showgrid": false, "showline": true, "showticklabels": true, "tickmode": "array", "ticks": "outside", "ticktext": {"elided": "167 str values"}, "tickvals": {"elided": "167 int values"}, "type": "linear", "zeroline": false}, "yaxis": {"mirror": "allticks", "rangemode": "tozero", "showgrid": false, "showline": true, "showticklabels": true, "ticks": "outside", "type": "linear", "zeroline": false}}}
